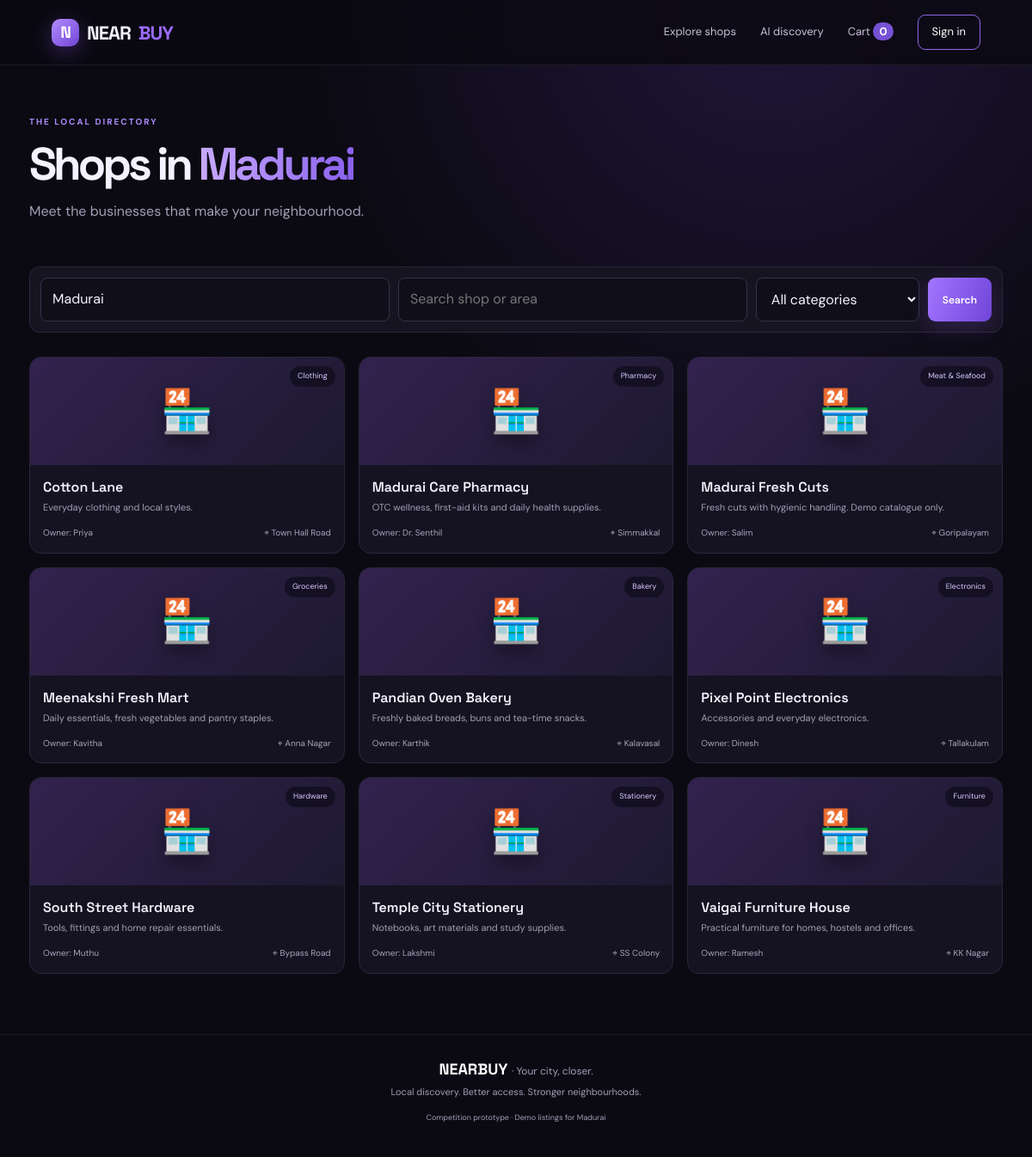
The page /shops on the database its author committed.
### models.py (models this page shows)
class Shop(db.Model):
    id = db.Column(db.Integer, primary_key=True)
    name = db.Column(db.String(140), nullable=False)
    owner_name = db.Column(db.String(100), nullable=False)
    category = db.Column(db.String(60), nullable=False)
    description = db.Column(db.Text, default="")
    city = db.Column(db.String(80), nullable=False, index=True)
    area = db.Column(db.String(100), default="")
    address = db.Column(db.String(255), default="")
    phone = db.Column(db.String(30), default="")
    approved = db.Column(db.Boolean, default=True)
    created_at = db.Column(db.DateTime, default=datetime.utcnow)
    products = db.relationship("Product", backref="shop", cascade="all, delete-orphan")

### app.py (the view)
@app.route("/shops")
def shops():
    city = request.args.get("city", "Madurai").strip() or "Madurai"
    category = request.args.get("category", "")
    q = request.args.get("q", "").strip()
    query = Shop.query.filter_by(city=city, approved=True)
    if category: query = query.filter_by(category=category)
    if q: query = query.filter(or_(Shop.name.ilike(f"%{q}%"), Shop.area.ilike(f"%{q}%")))
    return render_template("shops.html", shops=query.order_by(Shop.name).all(),
                           city=city, category=category, q=q)

### app.py (called while the page is built)
@app.context_processor
def inject_globals():
    cart = session.get("cart", {})
    return {"cart_count": sum(int(v) for v in cart.values()), "categories": [
        "Groceries", "Furniture", "Meat & Seafood", "Electronics",
        "Clothing", "Hardware", "Pharmacy", "Stationery", "Bakery"
    ]}

### templates/shops.html
{% extends "base.html" %}{% block title %}Shop directory{% endblock %}{% block content %}
<div class="page-heading"><div class="eyebrow">THE LOCAL DIRECTORY</div><h1>Shops in <span>{{ city }}</span></h1><p>Meet the businesses that make your neighbourhood.</p></div>
<form class="filter-bar" method="get"><input name="city" value="{{ city }}" placeholder="City"><input name="q" value="{{ q }}" placeholder="Search shop or area"><select name="category"><option value="">All categories</option>{% for c in categories %}<option {% if c==category %}selected{% endif %}>{{ c }}</option>{% endfor %}</select><button class="btn primary">Search</button></form>
<div class="shop-grid">{% for shop in shops %}<a class="shop-card" href="{{ url_for('shop_detail', shop_id=shop.id) }}"><div class="shop-banner {{ loop.index0 % 5 }}"><span>🏪</span><em>{{ shop.category }}</em></div><div class="shop-info"><h3>{{ shop.name }}</h3><p>{{ shop.description }}</p><div class="shop-meta"><span>Owner: {{ shop.owner_name }}</span><span>⌖ {{ shop.area }}</span></div></div></a>{% else %}<div class="empty">No matching shops yet. Try another category or city.</div>{% endfor %}</div>
{% endblock %}

### static/style.css (style rules this page uses)
:root { --bg:#0b0a12;--panel:#151321;--panel2:#1b182a;--line:#2b263c;--text:#f5f2ff;--muted:#a49db7;--purple:#9b6cff;--purple2:#7145d8;--green:#73e0b0;--font:'DM Sans',sans-serif;--display:'Space Grotesk',sans-serif }
* { box-sizing:border-box }
body { margin:0;background:radial-gradient(circle at 75% 0%,#21163a 0,transparent 34%),var(--bg);color:var(--text);font-family:var(--font);line-height:1.55 }
a { color:inherit;text-decoration:none }
.eyebrow { font-size:10px;font-weight:700;letter-spacing:2px;color:#ad8cff;margin-bottom:14px }
.hero h1,.page-heading h1,.auth-aside h1 { font:700 clamp(48px,6vw,76px)/1.02 var(--display);letter-spacing:-4px;margin:0 0 20px }
.hero h1 span,.page-heading h1 span,.auth-aside h1 span { background:linear-gradient(90deg,#c8aaff,#8a61ed);background-clip:text;color:transparent }
.hero-copy>p,.page-heading>p { color:var(--muted);max-width:480px;font-size:16px }
input,select,textarea { background:#100e19;color:var(--text);border:1px solid #373047;border-radius:8px;padding:12px 13px;font:inherit;min-width:0;width:100%;outline:none }
.btn { border:0;border-radius:9px;padding:11px 17px;background:#29243a;color:white;font:600 12px var(--font);cursor:pointer;display:inline-flex;align-items:center;justify-content:center;gap:7px;white-space:nowrap }
.btn.primary { background:linear-gradient(110deg,#a276ff,#7045d8);box-shadow:0 8px 24px #8052df35 }
.shop-grid { display:grid;grid-template-columns:repeat(3,1fr);gap:16px }
.shop-card,.product-card { background:#151321;border:1px solid var(--line);border-radius:14px;overflow:hidden;transition:.2s }
.shop-banner { height:125px;display:flex;align-items:center;justify-content:center;position:relative;background:linear-gradient(135deg,#32224e,#1d1930) }
.shop-banner>span { font-size:49px;filter:drop-shadow(0 10px 10px #0005) }
.shop-banner em { position:absolute;right:10px;top:10px;background:#100d1bbd;padding:5px 9px;border-radius:20px;font-size:9px;color:#d9c9ff;font-style:normal }
.shop-info { padding:15px }
.shop-info h3,.product-body h3 { font:600 16px var(--display);margin:0 0 5px }
.shop-info p,.product-body p { font-size:11px;color:var(--muted);margin:0 0 13px }
.shop-meta { display:flex;justify-content:space-between;gap:8px;color:#aaa1bd;font-size:10px;flex-wrap:wrap }
.page-heading { padding:58px 0 26px }
.page-heading h1 { font-size:53px;margin-bottom:10px }
.filter-bar,.ai-search { display:flex;gap:10px;margin:10px 0 28px;background:#171422;border:1px solid var(--line);padding:12px;border-radius:12px }
.filter-bar input { flex:1 }
.filter-bar select { max-width:190px }

### rows shown on the page
Shop: category "Clothing", name "Cotton Lane", description "Everyday clothing and local styles.", owner_name "Priya", area "Town Hall Road"
Shop: category "Pharmacy", name "Madurai Care Pharmacy", description "OTC wellness, first-aid kits and daily health supplies.", owner_name "Dr. Senthil", area "Simmakkal"
Shop: category "Meat & Seafood", name "Madurai Fresh Cuts", description "Fresh cuts with hygienic handling. Demo catalogue only.", owner_name "Salim", area "Goripalayam"
Shop: category "Groceries", name "Meenakshi Fresh Mart", description "Daily essentials, fresh vegetables and pantry staples.", owner_name "Kavitha", area "Anna Nagar"
Shop: category "Bakery", name "Pandian Oven Bakery", description "Freshly baked breads, buns and tea-time snacks.", owner_name "Karthik", area "Kalavasal"
Shop: category "Electronics", name "Pixel Point Electronics", description "Accessories and everyday electronics.", owner_name "Dinesh", area "Tallakulam"
Shop: category "Hardware", name "South Street Hardware", description "Tools, fittings and home repair essentials.", owner_name "Muthu", area "Bypass Road"
Shop: category "Stationery", name "Temple City Stationery", description "Notebooks, art materials and study supplies.", owner_name "Lakshmi", area "SS Colony"
Shop: category "Furniture", name "Vaigai Furniture House", description "Practical furniture for homes, hostels and offices.", owner_name "Ramesh", area "KK Nagar"

### other values the page prints
{{ cart_count }} "0"
